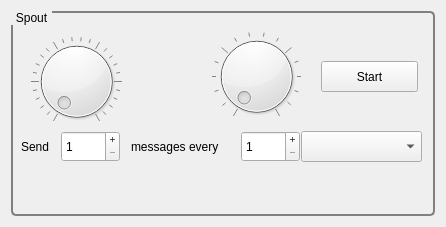
<?xml version="1.0" encoding="UTF-8"?>
<ui version="4.0">
 <class>SinkComponent</class>
 <widget class="QWidget" name="SinkComponent">
  <property name="geometry">
   <rect>
    <x>0</x>
    <y>0</y>
    <width>446</width>
    <height>227</height>
   </rect>
  </property>
  <layout class="QGridLayout" name="componentLayout">
   <property name="spacing">
    <number>0</number>
   </property>
   <item row="0" column="0">
    <widget class="QGroupBox" name="groupBox">
     <property name="sizePolicy">
      <sizepolicy hsizetype="Expanding" vsizetype="Expanding">
       <horstretch>100</horstretch>
       <verstretch>100</verstretch>
      </sizepolicy>
     </property>
     <property name="styleSheet">
      <string notr="true">QGroupBox {
     border: 2px solid gray;
     border-radius: 5px;
     margin-top: 1ex; /* leave space at the top for the title */
 }

 QGroupBox::title {
     subcontrol-origin: margin;
     subcontrol-position: top left; /* position at the top center */
     padding: 0 3px;
	left: 1em;
 }</string>
     </property>
     <property name="title">
      <string>Spout</string>
     </property>
     <widget class="QDial" name="dialAmount">
      <property name="geometry">
       <rect>
        <x>20</x>
        <y>15</y>
        <width>91</width>
        <height>111</height>
       </rect>
      </property>
      <property name="minimum">
       <number>1</number>
      </property>
      <property name="maximum">
       <number>100</number>
      </property>
      <property name="value">
       <number>1</number>
      </property>
      <property name="tracking">
       <bool>true</bool>
      </property>
      <property name="notchesVisible">
       <bool>true</bool>
      </property>
     </widget>
     <widget class="QDial" name="dialSeconds">
      <property name="geometry">
       <rect>
        <x>200</x>
        <y>15</y>
        <width>91</width>
        <height>101</height>
       </rect>
      </property>
      <property name="minimum">
       <number>1</number>
      </property>
      <property name="maximum">
       <number>60</number>
      </property>
      <property name="value">
       <number>1</number>
      </property>
      <property name="notchesVisible">
       <bool>true</bool>
      </property>
     </widget>
     <widget class="QLabel" name="labelVerb">
      <property name="geometry">
       <rect>
        <x>10</x>
        <y>125</y>
        <width>41</width>
        <height>21</height>
       </rect>
      </property>
      <property name="text">
       <string>Send</string>
      </property>
     </widget>
     <widget class="QSpinBox" name="spinAmount">
      <property name="geometry">
       <rect>
        <x>50</x>
        <y>120</y>
        <width>59</width>
        <height>31</height>
       </rect>
      </property>
      <property name="buttonSymbols">
       <enum>QAbstractSpinBox::PlusMinus</enum>
      </property>
      <property name="minimum">
       <number>1</number>
      </property>
      <property name="maximum">
       <number>100</number>
      </property>
      <property name="value">
       <number>1</number>
      </property>
     </widget>
     <widget class="QLabel" name="labelEvery">
      <property name="geometry">
       <rect>
        <x>120</x>
        <y>125</y>
        <width>111</width>
        <height>21</height>
       </rect>
      </property>
      <property name="text">
       <string>messages every</string>
      </property>
     </widget>
     <widget class="QSpinBox" name="spinSeconds">
      <property name="geometry">
       <rect>
        <x>230</x>
        <y>120</y>
        <width>59</width>
        <height>31</height>
       </rect>
      </property>
      <property name="buttonSymbols">
       <enum>QAbstractSpinBox::PlusMinus</enum>
      </property>
      <property name="minimum">
       <number>1</number>
      </property>
      <property name="maximum">
       <number>60</number>
      </property>
      <property name="value">
       <number>1</number>
      </property>
     </widget>
     <widget class="QComboBox" name="comboBox">
      <property name="geometry">
       <rect>
        <x>290</x>
        <y>120</y>
        <width>121</width>
        <height>31</height>
       </rect>
      </property>
     </widget>
     <widget class="QPushButton" name="buttonStart">
      <property name="geometry">
       <rect>
        <x>310</x>
        <y>50</y>
        <width>97</width>
        <height>31</height>
       </rect>
      </property>
      <property name="text">
       <string>Start</string>
      </property>
      <property name="checkable">
       <bool>true</bool>
      </property>
     </widget>
     <widget class="QStatusBar" name="statusBar">
      <property name="geometry">
       <rect>
        <x>10</x>
        <y>170</y>
        <width>411</width>
        <height>26</height>
       </rect>
      </property>
      <property name="sizeGripEnabled">
       <bool>false</bool>
      </property>
     </widget>
    </widget>
   </item>
  </layout>
 </widget>
 <resources/>
 <connections/>
</ui>
